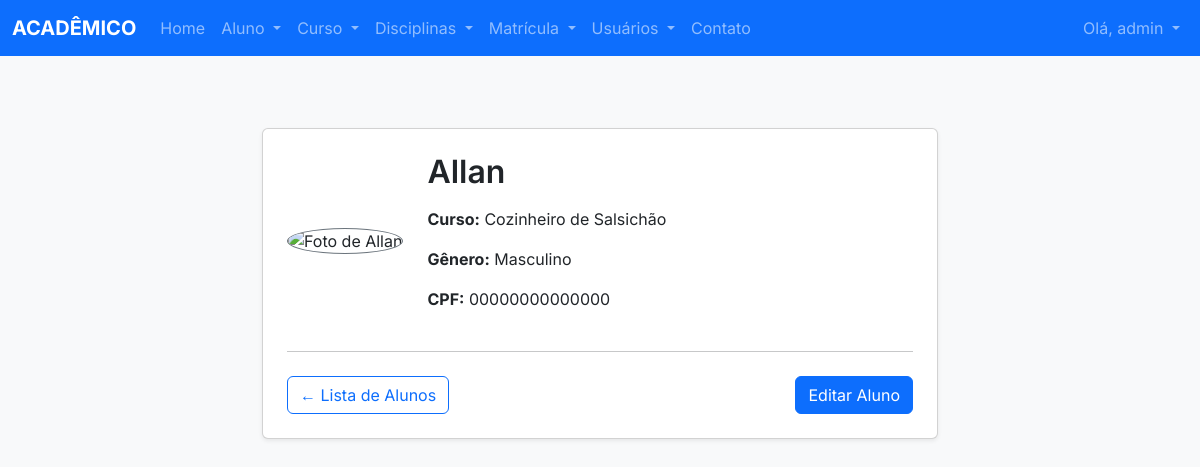
The page /alunos/aluno/1/ (signed in) on the database its author committed.
### alunos/models.py (models this page shows, shortened)
class Aluno(models.Model):
    nome = models.CharField(max_length=100)
    data_nascimento = models.DateField()
    cpf = models.CharField(max_length=14, unique=True)
    genero = models.CharField(max_length=2, choices=GENERO_CHOICES)
    estado_civil = models.CharField(
        max_length=30, choices=ESTADO_CIVIL_CHOICES)
    escolaridade = models.CharField(
        max_length=50, choices=ESCOLARIDADE_CHOICES)
    curso = models.ForeignKey(Curso, on_delete=models.RESTRICT)
    ativo = models.BooleanField(default=True)
    foto = StdImageField(
        upload_to='fotos/alunos',
        variations={'thumb': (150, 150), 'medium': (300, 300)},
        blank=True,
        null=True
    )

### cursos/models.py (models this page shows, shortened)
class Curso(models.Model):
    nome = models.CharField(max_length=100)
    def __str__(self):
        return self.nome

### alunos/views.py (the view)
# urls.py: path('aluno/<int:aluno_id>/', detalhes_aluno, name='detalhes'),
@login_required
def detalhes_aluno(request, aluno_id):
    try:
        aluno = Aluno.objects.get(id=aluno_id)
    except Aluno.DoesNotExist:
        messages.error(request, "Aluno não encontrado.")
        return redirect('alunos:lista')
    dados = {
        'aluno': aluno,
    }
    return render(request, 'alunos/detalhes.html', dados)

### alunos/templates/alunos/detalhes.html
{% extends 'base.html' %}
{% block content %}
<div class="container my-5" style="max-width: 700px;">
    <div class="card shadow-sm p-4">
        <div class="d-flex flex-column flex-md-row align-items-center gap-4">
            <div class="flex-shrink-0 text-center">
                {% if aluno.foto %}
                <img src="{{ aluno.foto.thumb.url }}" alt="Foto de {{ aluno.nome }}"
                    class="rounded-circle border border-secondary"
                    style="width: 150px; height: 150px; object-fit: cover;">
                {% else %}
                <div class="rounded-circle bg-secondary text-white d-flex align-items-center justify-content-center"
                    style="width: 150px; height: 150px; font-size: 3rem;" title="Sem foto de {{ aluno.nome }}">
                    <i class="bi bi-person-fill"></i>
                </div>
                {% endif %}
            </div>
            <div class="flex-grow-1">
                <h2 class="mb-3">{{ aluno.nome }}</h2>
                <p><strong>Curso:</strong> {{ aluno.curso }}</p>
                <p><strong>Gênero:</strong> {{ aluno.get_genero_display }}</p>
                <p><strong>CPF:</strong> {{ aluno.cpf }}</p>
            </div>
        </div>
        <hr class="my-4" />
        <div class="d-flex justify-content-between">
            <a href="{% url 'alunos:lista' %}" class="btn btn-outline-primary">
                ← Lista de Alunos
            </a>
            <a href="{% url 'alunos:editar' aluno.id %}" class="btn btn-primary">
                Editar Aluno
            </a>
        </div>
    </div>
</div>
<link rel="stylesheet" href="https://cdn.jsdelivr.net/npm/bootstrap-icons@1.10.5/font/bootstrap-icons.css" />
{% endblock %}

### core/templates/partials/_menu.html (shortened to what this page needs)
<nav class="navbar navbar-expand-lg navbar-dark bg-primary">
    <div class="container-fluid">
        <a class="navbar-brand fw-bold" href="#">ACADÊMICO</a>
        <div class="collapse navbar-collapse" id="navbarNavDropdown">
            <ul class="navbar-nav me-auto mb-2 mb-lg-0">
                <li class="nav-item">
                    <a class="nav-link" href="{% url 'core:index' %}">Home</a>
                </li>
                <li class="nav-item dropdown">
                    <a class="nav-link dropdown-toggle" href="#" id="alunoDropdown" role="button"
                        data-bs-toggle="dropdown" aria-expanded="false">
                        Aluno
                    </a>
                </li>
                <li class="nav-item dropdown">
                    <a class="nav-link dropdown-toggle" href="#" id="cursoDropdown" role="button"
                        data-bs-toggle="dropdown" aria-expanded="false">
                        Curso
                    </a>
                </li>
                <li class="nav-item dropdown">
                    <a class="nav-link dropdown-toggle" href="#" id="disciplinaDropdown" role="button"
                        data-bs-toggle="dropdown" aria-expanded="false">
                        Disciplinas
                    </a>
                </li>
                <li class="nav-item dropdown">
                    <a class="nav-link dropdown-toggle" href="#" id="matriculaDropdown" role="button"
                        data-bs-toggle="dropdown" aria-expanded="false">
                        Matrícula
                    </a>
                </li>
                <li class="nav-item dropdown">
                    <a class="nav-link dropdown-toggle" href="#" id="usuariosDropdown" role="button"
                        data-bs-toggle="dropdown" aria-expanded="false">
                        Usuários
                    </a>
                </li>
                <li class="nav-item">
                    <a class="nav-link" href="{% url 'contato:index' %}">Contato</a>
                </li>
            </ul>
            {% if user.is_authenticated %}
            <ul class="navbar-nav">
                <li class="nav-item dropdown">
                    <a class="nav-link dropdown-toggle" href="#" id="userDropdown" role="button"
                        data-bs-toggle="dropdown" aria-expanded="false">
                        Olá, {{ user.username }}
                    </a>
                </li>
            </ul>
            {% endif %}
        </div>
    </div>
</nav>

### core/templates/base.html (style rules this page uses)
:root { --bs-body-font-family: 'Inter', sans-serif; }
html { scroll-behavior: smooth; }
body { font-smooth: always; -webkit-font-smoothing: antialiased; -moz-osx-font-smoothing: grayscale; background-color: #f8f9fa; color: #212529; }
h1, h2, h3, h4 { font-weight: 600; }
a { text-decoration: none; }
.container { padding-top: 1.5rem; padding-bottom: 1.5rem; }

### rows shown on the page
Aluno: nome "Allan", curso "Cozinheiro de Salsichão", genero "Masculino", cpf "00000000000000"

### other values the page prints
{{ user.username }} "admin"
